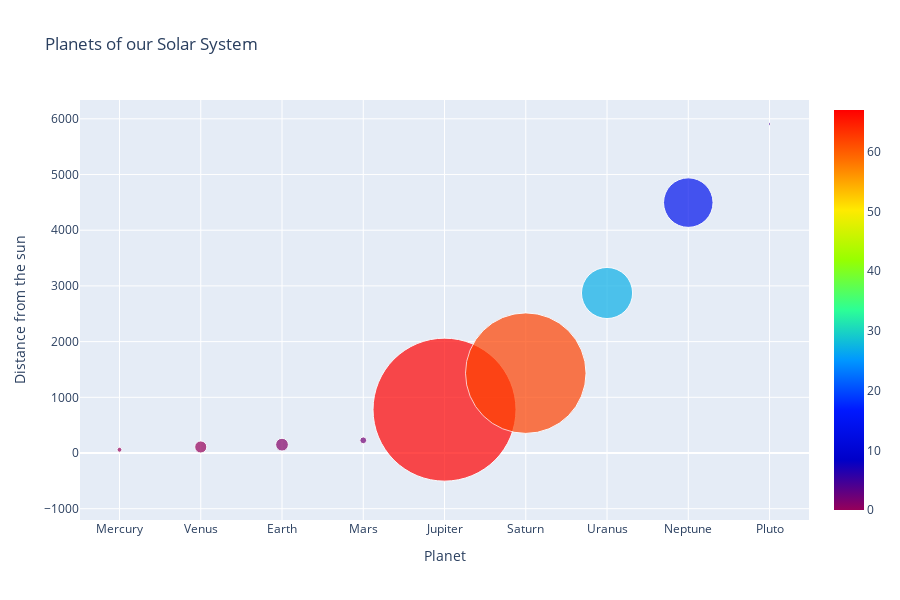

Write notebook code for a chart like this one.
### Code cell
offline.iplot(fig)

### Figure 1 — Plotly figure (JSON) as saved in the notebook; plotly's stock layout.template omitted (floating-point values rounded to 4 significant figures)
{"data": [{"marker": {"color": [0, 0, 1, 2, 67, 62, 27, 14, 5], "colorscale": [[0, "rgb(150,0,90)"], [0.125, "rgb(0,0,200)"], [0.25, "rgb(0,25,255)"], [0.375, "rgb(0,152,255)"], [0.5, "rgb(44,255,150)"], [0.625, "rgb(151,255,0)"], [0.75, "rgb(255,234,0)"], [0.875, "rgb(255,111,0)"], [1, "rgb(255,0,0)"]], "showscale": true, "size": [4879, 12104, 12756, 6792, 142984, 120536, 51118, 49528, 2370], "sizeref": 1000}, "mode": "markers", "text": ["4879km", "12104km", "12756km", "6792km", "142984km", "120536km", "51118km", "49528km", "2370km"], "type": "scatter", "x": ["Mercury", "Venus", "Earth", "Mars", "Jupiter", "Saturn", "Uranus", "Neptune", "Pluto"], "y": [57.9, 108.2, 149.6, 227.9, 778.6, 1434.0, 2872.0, 4495.0, 5906.0]}], "layout": {"height": 600, "hovermode": "closest", "title": {"text": "Planets of our Solar System"}, "width": 900, "xaxis": {"title": {"text": "Planet"}}, "yaxis": {"title": {"text": "Distance from the sun"}}}}
